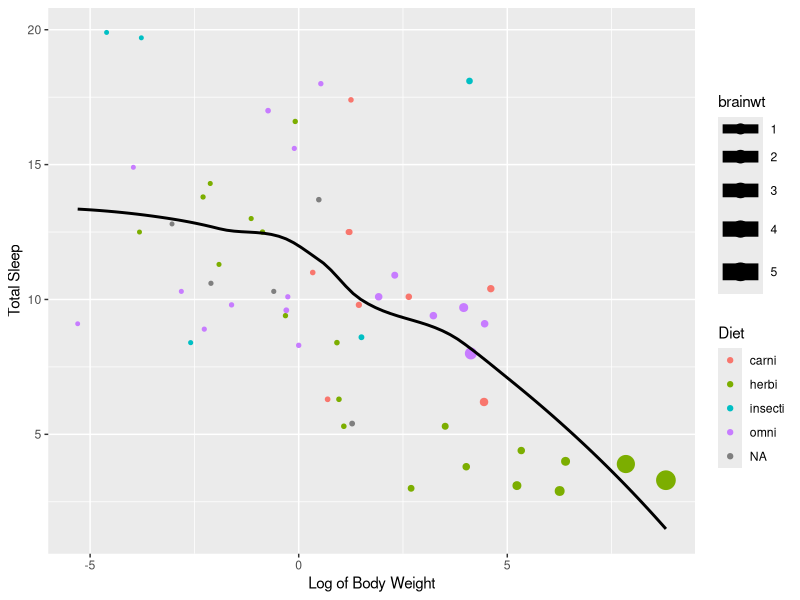
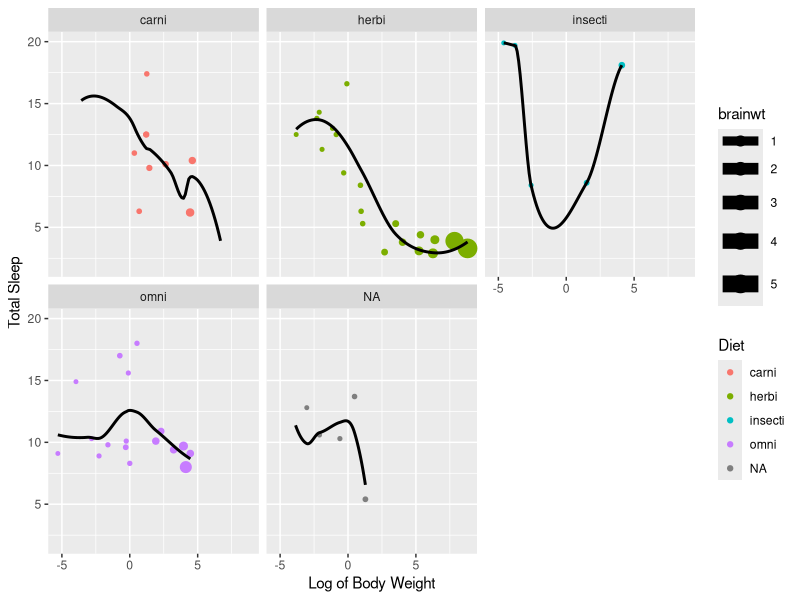
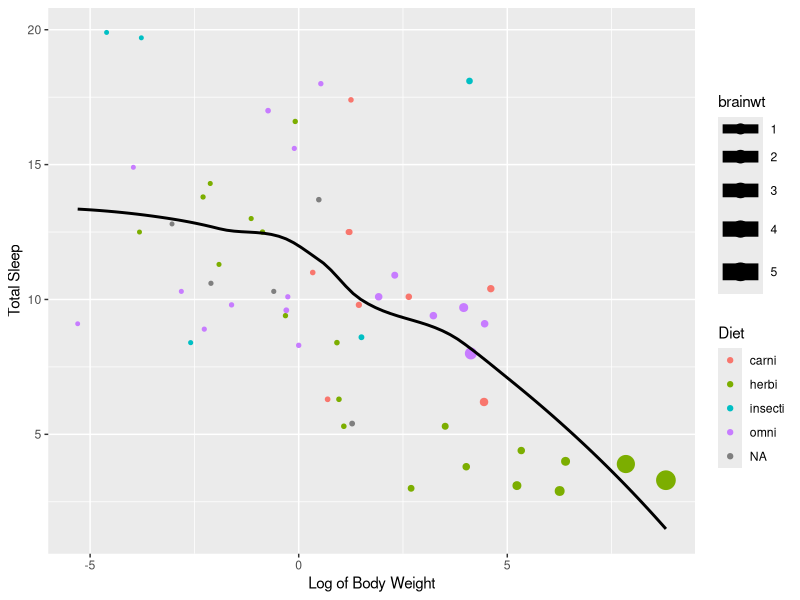
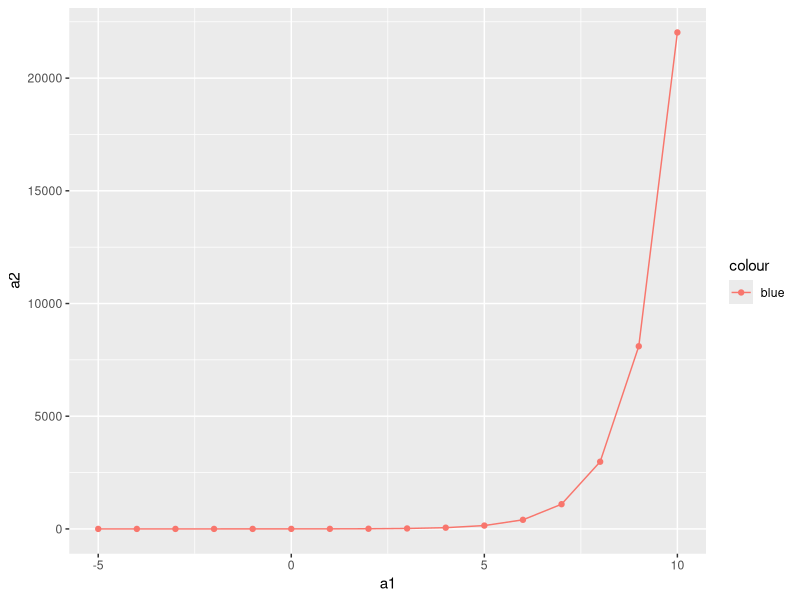
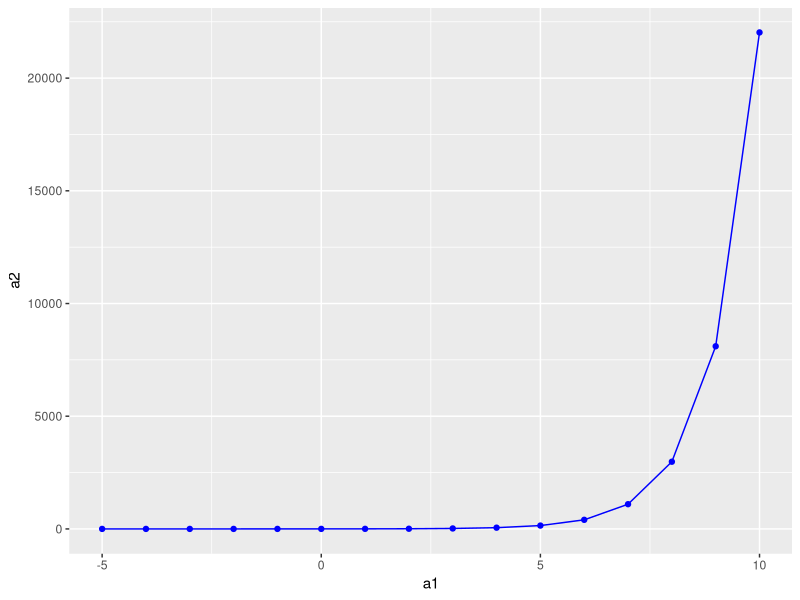
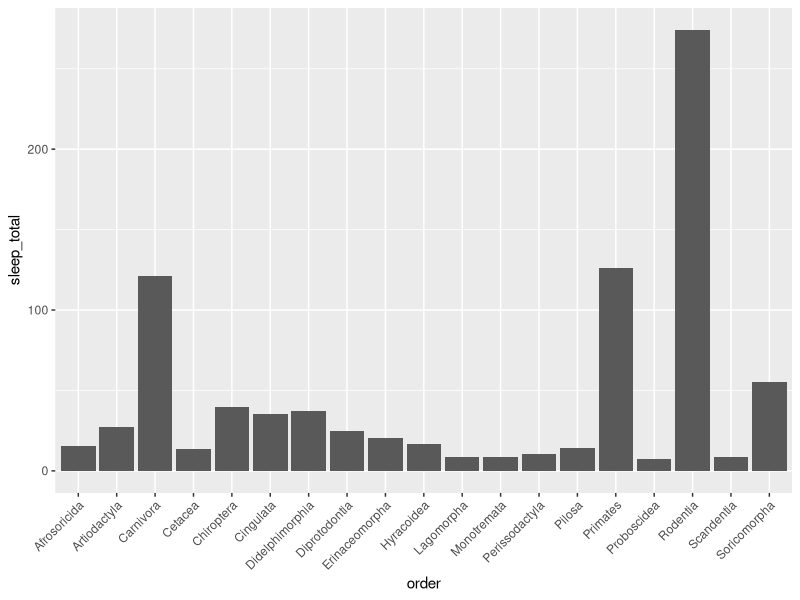
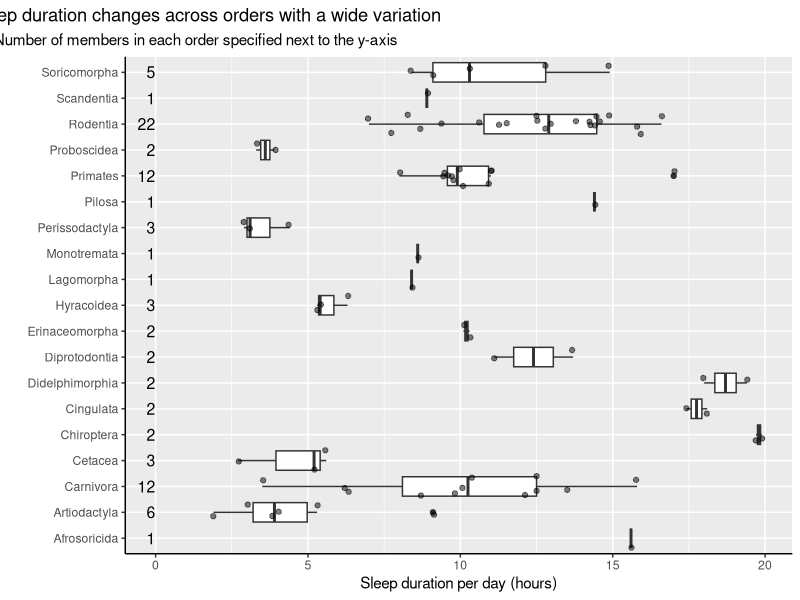
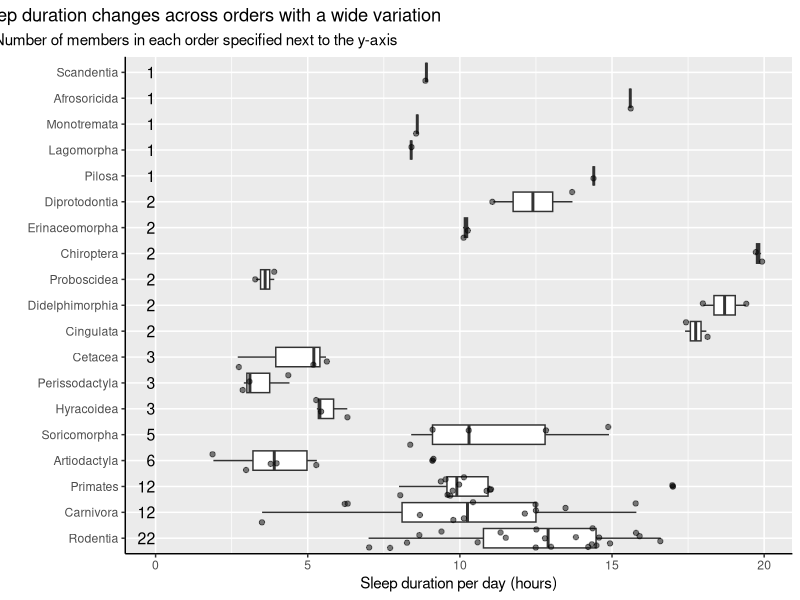

Recreate these plots in R, in order.
## ---- chunk 1
library(tidyverse) # for dplyr, pipe and ggplot stuff
## ---- chunk 2
# # library(tidyverse)
# ggplot(df, aes(a1, a2)) + # keeping it short when few options
#   geom_point()
# 
# ggplot(df, 
#        aes(a1, a2, # expanding into newer lines when there's more options
#            colour = a3, shape = a4, # similar things grouped together
#            frame = a5)) + 
#   geom_point() + 
#   geom_line()

## ---- chunk 3

city_temp <- c(20, 20, 22, 17, 18)

# The comments in this r-chunk explain what each line; this for loop assigns a logical value for each numerical value given a condition.
for (i in city_temp){ # For a pre-defined numeric vector "city_temp" initialize a for loop that iterates across the vector elements
  if (i > mean(city_temp)) { # If the element in question is greater than the mean value of the vector
    print('TRUE')            # the function will print "TRUE".
  } else print('FALSE')      # Otherwise, the function will print "FALSE"
}
## ---- chunk 4

#' get_mean Function
#' 
#' @description 
#' `get_mean` returns the artimetic mean of its vector argument
#' 
#' @details 
#' This function takes the sum of all elements within the argument vector and find the length of the vector. It then
#' divides the sum of the elements by the length of the vector.
#' 
#' @param `x` is a numeric vector
#' 
#' @return A function that takes a numeric vector as an argument and returns the arithmetic mean of the vector
#' 
#' @example 
#' get_mean(1:5)
#'
#' v <- c(1, 5, 7, 4)
#' get_mean(v)
get_mean <- function(x){
  s <- sum(x)
  l <- length(x)
  avg <- s / l
  return(avg)
}
## ---- chunk 5
getwd() # This function shows the pathway on your local drive to your current directory
## ---- chunk 6
# To find the documentation for the as_tibble() function in the tibble package

?tibble::as_tibble # This specifies the package as tibble and the double colons indicates that the as_tibble() is an object within tibble
## ---- chunk 7
# Example

x <- 2 # Assign values to x and y
y <- 3
z <- x + y # Assign the operation of x + y to Z; this way, if the values of x and y change, we can just as easily work
# ...        work with z as before the variables were changed.

z # 5

# Reference: https://cran.r-project.org/doc/manuals/r-release/R-lang.html#Object_002doriented-programming
## ---- chunk 8
first_names <- c("Albert", "Jane", "Linus", "Carl", "George", "Jennifer")
last_names <- c("Einstein", "Goodal", "Pauling", "Marx", "Church", "Doudna")

# library(tidyverse)
# Create a dataset by assigning a name to the tibble
famous_people <- tibble(x = first_names, y = last_names) # define the first column, x, in tibble as the first name vector and the second column, y, as the last names vector
## ---- chunk 9
set.seed(2292025) #Do not edit!

famous_people_age <- famous_people %>% mutate(Age = sample(30:85,6)) # Mutating the famous_people dataset to include a new column of age. The sample() will generate 6 random integer between 30 and 85
famous_people_age
## ---- chunk 10
# case_when()
# I mutates the tibble once again to include the new favorite scientist column and used the case_when() function to
# ... set up the conditions of which scientist was the person's favorite based on their age range. However, in the 
# ... previous generation of ages, all of my ages for the people came out above the upper age range of 49, and the
# ... entire list ended up having the same favorite scientist.

famous_people_favorite <- famous_people_age %>% mutate(fav_scientist = case_when(Age >= 30 & Age <= 39 ~ "Francis Arnold",
                                                                                 Age >= 40 & Age <= 49 ~ "Louis Pasteur",
                                                                                 Age > 49 ~ "Isaac Newton"))

famous_people_favorite
## ---- chunk 11
# if..else
## ---- chunk 12
sleeping_data <- msleep # reassign a more intuitive name
sleeping_data 

# The dataset contains information regarding the sleep patterns of animals and other related data. For instance, the some
# ... of the columns give information about the animals such as common name, genus, order, diet, and conservation status, while the remaining columns give information regarding, total hours of sleep, hours of REM sleep, length of sleep cycle, and brain/body weight.

# Reference: https://rdrr.io/cran/ggplot2/man/msleep.html
## ---- chunk 13

sleep_plot <- ggplot(sleeping_data, aes(x = log(bodywt), y = sleep_total, color = vore, size = brainwt)) + # Create a plot using ggplot(), using the sleeping_data dataset. Set the x variable to be the log of bodywt and the y variable as the total sleep measure. Color code the data based on the diet and size the data points based on brain weight.
  geom_point() + # Add the data points to the ggplot
  geom_smooth(se = FALSE, color = "black") + # Line of best fit; specify color to prevent geom_smooth from generating regression line for each diet
  labs(y = "Total Sleep", x = "Log of Body Weight", color = "Diet") # Adding labels

sleep_plot
## ---- chunk 14
sleep_facet <- ggplot(sleeping_data, aes(x = log(bodywt), y = sleep_total, color = vore, size = brainwt)) +
  geom_point() +
  geom_smooth(se = FALSE, color = "black") +
  labs(y = "Total Sleep", x = "Log of Body Weight", color = "Diet")+
  facet_wrap(vars(vore)) # Separate the individual regression lines from each diet
sleep_facet
## ---- chunk 15
sleep_plot <- ggplot(sleeping_data, aes(x = log(bodywt), y = sleep_total, color = vore, size = brainwt)) +
  geom_point() +
  geom_smooth(se = FALSE, color = "black") +
  labs(y = "Total Sleep", x = "Log of Body Weight", color = "Diet")

sleep_plot # Same as in 3b.1. since it also asked for a regression line
## ---- chunk 16
gender <- factor(c("female", "female", "male", "female", "male"))
gender_num <- as.numeric(gender) %>% mean() # Make new numeric vector to represent the original chracter vector and take mean

gender_num
## ---- chunk 17
a <- tibble(a1 = -5:10, a2 = exp(a1)) # Open tidyverse library first --> library(tidyverse)

ggplot(a, aes(a1, a2, colour = 'blue')) + 
  geom_point() + geom_line()


## ---- chunk 18
a <- tibble(a1 = -5:10, a2 = exp(a1)) # Open tidyverse library first --> library(tidyverse)

ggplot(a, aes(a1, a2)) + 
  geom_point(colour = 'blue') + geom_line(colour = 'blue')


## ---- chunk 19

# Sleeping labels on a sleeping plot, with a y axis that makes my head tilt
ggplot(sleeping_data, aes(order, sleep_total)) + 
         geom_bar(stat = 'identity') + 
  theme(axis.text.x = element_text(angle = 45, hjust = 1))
  
## ---- chunk 20
# improved plot
sleep_order <- sleeping_data %>% group_by(order) %>% mutate(count = n()) # Create new dataset that counts the number of individuals in each order

sleep_order_plot <- ggplot(sleep_order, aes(x = sleep_total, y = order)) + # Swapped axis so labels are no longer tilted
  geom_boxplot()+ # Replacing the bar graph with box and whisker 
  geom_point(position = "jitter", alpha = 0.5) + # Overlaying points on the boxplot with "small random variation" in location; also decreasing the opacity of the points.
  labs(x = "Sleep duration per day (hours)", y = "", title = "Mammals sleep duration changes across orders with a wide variation", subtitle = "Number of members in each order specified next to the y-axis") + # Labeling
  theme(plot.title = element_text(hjust = -2), plot.subtitle = element_text(hjust = -0.5), axis.line = element_line(colour = "black")) + # Moving title/subtitle to centralize them for better readibility
  geom_text(data = sleep_order %>% distinct(order, .keep_all = TRUE), # Adding count for the number of individuals in each order
            aes(y = order, x = 0, label = count),
            hjust = 1,
            size = 4,
            angle = 0)
  sleep_order_plot
  
  # References: https://ggplot2.tidyverse.org/reference/geom_jitter.html
  # ...         https://ggplot2.tidyverse.org/reference/aes_colour_fill_alpha.html
## ---- chunk 21
# Recreating dataset so that the order is displayed in descending order of count
sleep_arranged <- arrange(sleep_order, desc(count))

# Mostly the same coding for original improved plot, but specify to graph box plots in order that they apear in dataset (arranged by
#... count)
ggplot(sleep_arranged, aes(x = sleep_total, y = fct_inorder(order))) + # Swapped axis so labels are no longer tilted
  geom_boxplot()+ # Replacing the bar graph with box and whisker 
  geom_point(position = "jitter", alpha = 0.5) + # Overlaying points on the boxplot with "small random variation" in location; also decreasing the opacity of the points.
  labs(x = "Sleep duration per day (hours)", y = "", title = "Mammals sleep duration changes across orders with a wide variation", subtitle = "Number of members in each order specified next to the y-axis") + # Labeling
  theme(plot.title = element_text(hjust = -2), plot.subtitle = element_text(hjust = -0.5), axis.line = element_line(colour = "black")) + # Moving title/subtitle to centralize them for better readibility
  geom_text(data = sleep_order %>% distinct(order, .keep_all = TRUE), # Adding count for the number of individuals in each order
            aes(y = order, x = 0, label = count),
            hjust = 1,
            size = 4,
            angle = 0)

# Reference: https://stackoverflow.com/questions/4260698/r-ordering-in-boxplot
## ---- chunk 22
new_title <- expression(paste("Mammals", bolditalic(" sleep duration"), " changes across", bolditalic(" order"), " with a wide variation")) # Write formatting for new title so I can simply plug it in as an argument for my labs()


ggplot(sleep_order, aes(x = sleep_total, y = order)) + # Swapped axis so labels are no longer tilted
  geom_boxplot()+ # Replacing the bar graph with box and whisker 
  geom_point(position = "jitter", alpha = 0.5) + # Overlaying points on the boxplot with "small random variation" in location; also decreasing the opacity of the points.
  labs(x = "Sleep duration per day (hours)", y = "", title = new_title, subtitle = "Number of members in each order specified next to the y-axis") + # Labeling
  theme(plot.title = element_text(hjust = -2), plot.subtitle = element_text(hjust = -0.5), axis.line = element_line(colour = "black")) + # Moving title/subtitle to centralize them for better readibility
  geom_text(data = sleep_order %>% distinct(order, .keep_all = TRUE), # Adding count for the number of individuals in each order
            aes(y = order, x = 0, label = count),
            hjust = 1,
            size = 4,
            angle = 0)

# Reference: https://stackoverflow.com/questions/67504377/how-to-use-bold-italic-and-underline-in-ggplot2
## ---- chunk 23
    # Naming a custom function "plus" that will take two inputs and add those two numeric values together.
    plus <- function(a,b,...){a+b+...}

    plus(3,4,5)
## ---- chunk 24
    #
    plus_mod <- function(...){ # Modifying function so that if all of the arguments are numerical values,
      x <- c(...)
      if (class(x)=="numeric"){
        print(sum(x)) # the function will print the sum of the arguments
      } else { # Otherwise, the function will combine the arguments into a character string
        return(capture.output(cat(x, sep = "")))
      }
    }

    plus_mod(1,2,3)
    plus_mod(1,2,"f")


    # References: https://www.rdocumentation.org/packages/base/versions/3.6.2/topics/cat
    # ...         https://www.rdocumentation.org/packages/utils/versions/3.6.2/topics/capture.output
## ---- chunk 25
for (i in colnames(sleeping_data)) { # Iterate the for loop across the columns of sleeping_data
  data_type <- class(sleeping_data[[i]]) # Find the class type of each column
  print(paste(i, "-", data_type)) # data_type is a numeric, so use paste to convert to a character string; add hyphen 
}                                 # ... to display data type next to the name of the column

## ---- chunk 26
sleep_col_data <- map(sleeping_data, class) # Returns list of the data type for each colum in sleeping_data
sleep_col_data

sleep_col_data_vec <- map_vec(sleeping_data, class) # Returns classes as a character vector
sleep_col_data_vec

# Reference: https://purrr.tidyverse.org/reference/map.html
# These functions are part of the purrr package in Tidyverse
## ---- chunk 27
# plotting here
df <- tibble(x = 1:10, y1 = x, y2 = x^2, y3 = x^3)
ggplot(df, aes(x = x))+
  geom_smooth(aes(y = y1), colour = "dodgerblue") +
  geom_smooth(aes(y = y2), colour = "deeppink") + 
  geom_smooth(aes(y = y3), colour = "seagreen")
## ---- chunk 28
df_pivot <- pivot_longer(df, cols = c(y1, y2, y3), names_to = "Powers", values_to = "Value")

ggplot(df_pivot, aes(x = x, y = Value, color = Powers)) +
  geom_smooth()


# Reference: https://tidyr.tidyverse.org/reference/pivot_longer.html
